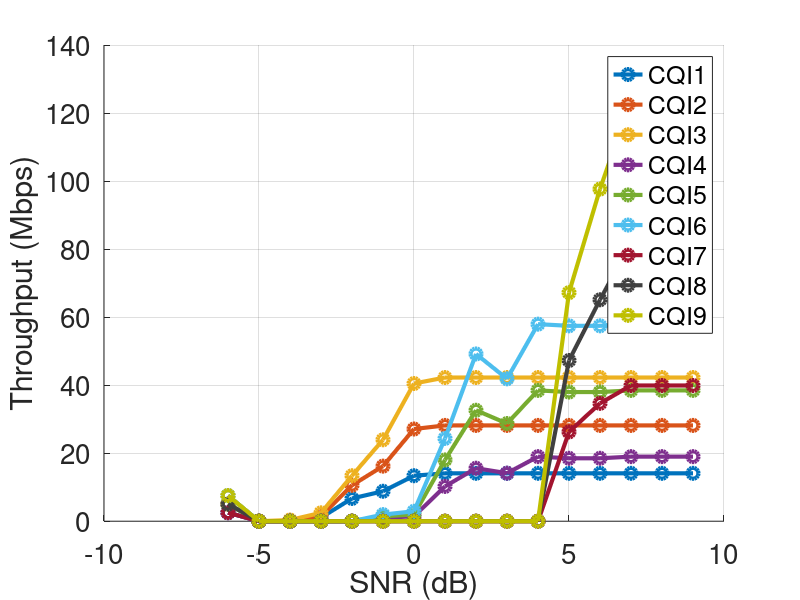

Write the MATLAB code that produced this figure.

% 加载无 predistortion 数据
data_no_predistortion1 = load('results_withwater_CQI1-3.mat');
throughput_no_predistortion1 = data_no_predistortion1.throughputResults(:, 1:3);

data_no_predistortion2 = load('results_withwater_CQI4-6.mat');
throughput_no_predistortion2 = data_no_predistortion2.throughputResults(:, 1:3);

data_no_predistortion3 = load('results_withwater_CQI7-9.mat');
throughput_no_predistortion3 = data_no_predistortion3.throughputResults(:, 1:3);


% 合并所有无 predistortion 数据
throughput_no_predistortion = [throughput_no_predistortion1, throughput_no_predistortion2, throughput_no_predistortion3];

% 定义 SNR 值
snrValues = [-6, -5, -4, -3, -2, -1, 0, 1, 2, 3, 4, 5, 6, 7, 8, 9];

% 定义颜色（避免使用红色）
colors = [0 0.4470 0.7410; ... % 蓝色
          0.8500 0.3250 0.0980; ... % 橙色
          0.9290 0.6940 0.1250; ... % 黄色
          0.4940 0.1840 0.5560; ... % 紫色
          0.4660 0.6740 0.1880; ... % 绿色
          0.3010 0.7450 0.9330; ... % 青色
          0.6350 0.0780 0.1840; ... % 深棕色
          0.25 0.25 0.25; ... % 灰色
          0.75 0.75 0];       % 橄榄色

% 绘制图形
figure;
hold on;

for cqi = 1:9
    % 绘制无 predistortion 的数据
    plot(snrValues, throughput_no_predistortion(:, cqi), '-o', 'Color', colors(cqi, :), ...
        'DisplayName', sprintf('CQI%d', cqi), 'LineWidth', 3, 'MarkerSize', 8);
end
% 添加标签和图例，统一字体设置
xlabel('SNR (dB)', 'FontSize', 28);
ylabel('Throughput (Mbps)', 'FontSize', 28);
set(gca, 'FontSize', 20);  % 加粗坐标轴字体
set(gcf, 'Color', 'w');
%title('Throughput vs SNR for CQI Levels with Waterfilling - Argos Dataset', 'FontSize', 22, 'FontWeight', 'bold');
% % 添加标签和图例
% xlabel('SNR (dB)');
% ylabel('Throughput (Mbps)');
% title('Throughput vs SNR for CQI Levels with Waterfilling');
legend('Location',  'best','FontSize', 18);
grid on;
hold off;